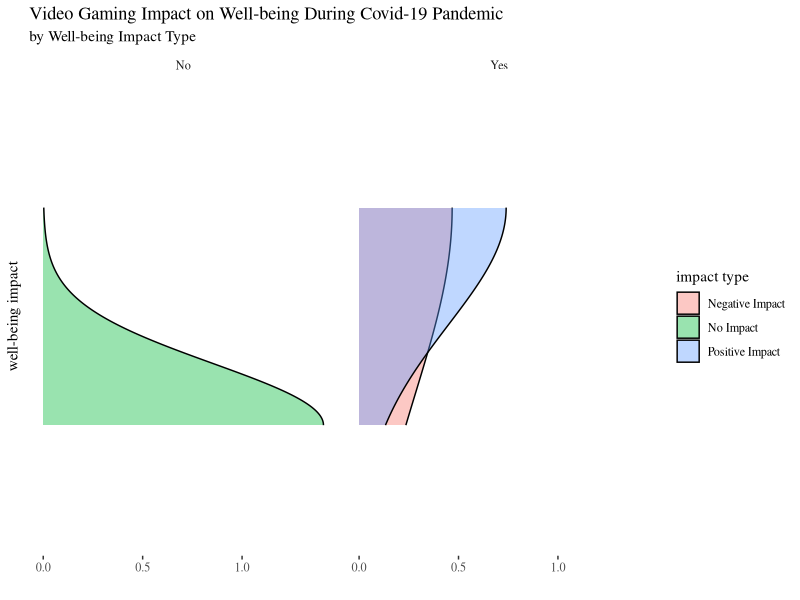
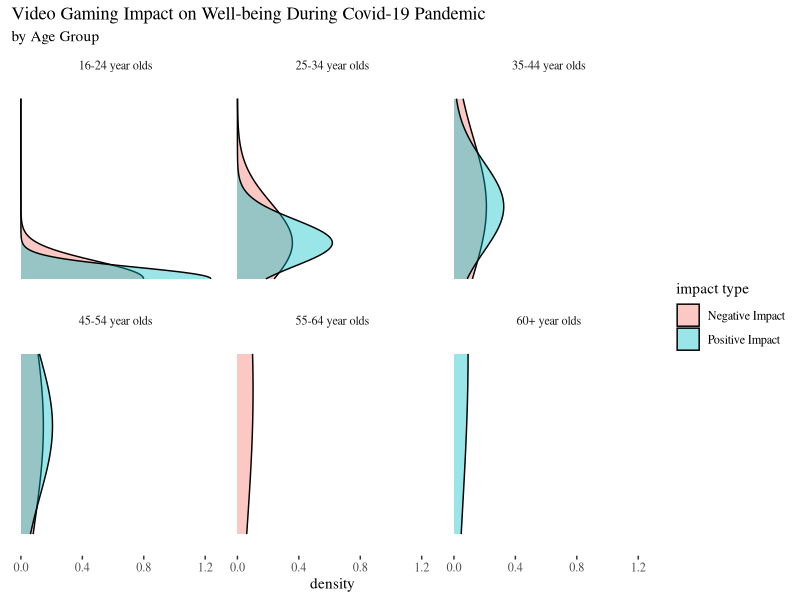
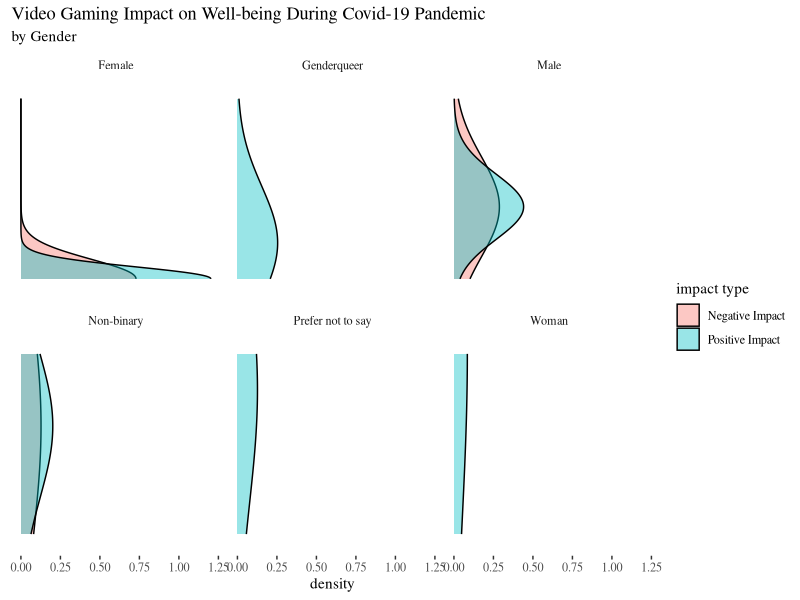
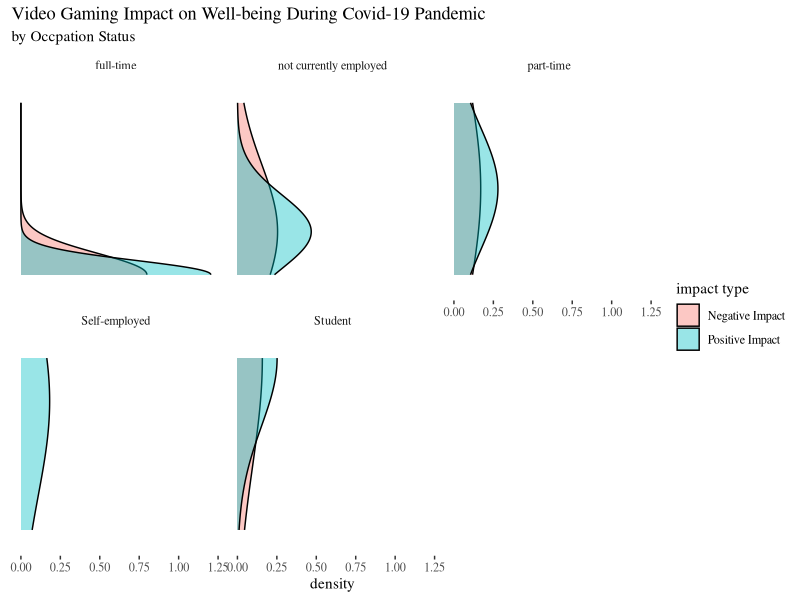
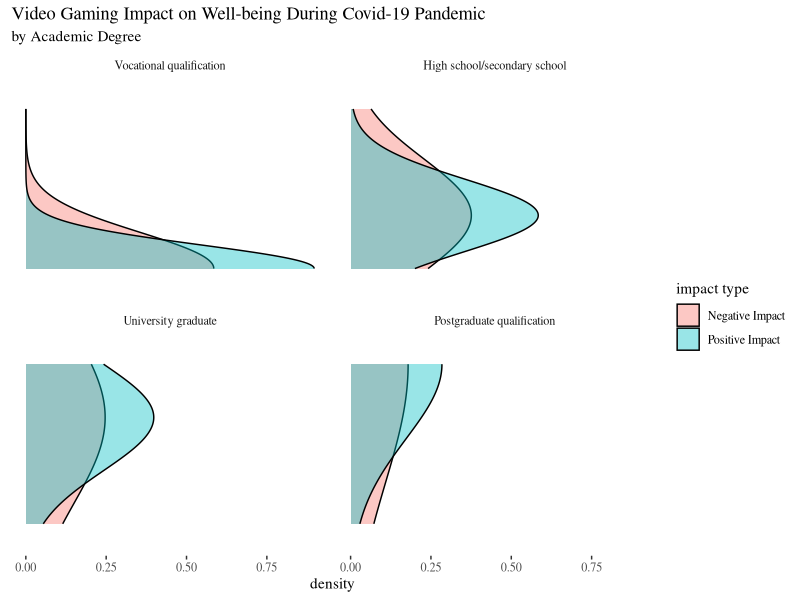
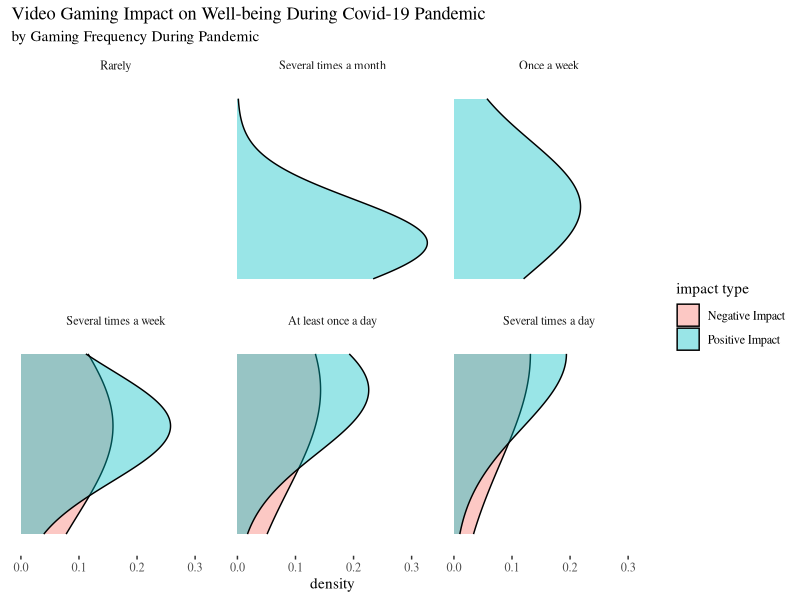

Reproduce these figures in R, in order.
## ---- chunk 1
# set up and libraries
library(knitr)
library(readxl)
library(magrittr)
library(tidyverse)
library(ggplot2)
library(ggthemes)



## ---- chunk 2
# read in covid gaming
covid <- read_excel("data/covid-19-results-redacted.xlsx")
## ---- chunk 3
# edit df and create factors/levels
covid$`age group` <- factor(covid$`age group` ,
                              levels = c("16-24","25-34","35-44","45-54","55-64","60+"),
                              labels = c("16-24","25-34","35-44","45-54","55-64","60+"),
                              ordered = TRUE)

covid$`age group` <- paste(covid$`age group`,"year olds")

covid$gender <- as.factor(covid$gender)

covid$occupation <- as.factor(covid$occupation)

covid$`occupation group` <- as.factor(covid$`occupation group`)


covid$degree <- factor(covid$degree,
                         levels = c("Vocational qualification", "High school/secondary school", "University graduate", "Postgraduate qualification"),
                         labels = c("Vocational qualification", "High school/secondary school", "University graduate",
                                    "Postgraduate qualification"),ordered = TRUE)


covid$`gaming frequency` <- factor(covid$`gaming frequency`,
                                     levels = c("Rarely", "Once a month", "Several times a month", "Once a week", 
                                                "Several times a week", "At least once a day", "Several times a day"),
                                     labels = c("Rarely", "Once a month", "Several times a month", "Once a week",
                                                "Several times a week", "At least once a day", "Several times a day"), ordered = TRUE)

covid$`change in frequency` <- as.factor(covid$`change in frequency`)


covid$`covid gaming frequency` <- factor(covid$`covid gaming frequency`,
                                           levels = c("Rarely", "Once a month", "Several times a month", "Once a week",
                                                      "Several times a week", "At least once a day", "Several times a day"),
                                           labels = c("Rarely", "Once a month", "Several times a month", "Once a week",
                                                      "Several times a week", "At least once a day", "Several times a day"), ordered = TRUE)

covid$`change in game type` <- as.factor(covid$`change in game type`)


## ---- chunk 4
# randomly assign pos/neg (1,0) membership to those who responded yes
n = 456
neg <- (n/11) #<< 41.45455
pos <- neg *10 #<< 414.5455
prcnt_pos <- pos/n#, digits = 2) #<< 0.9090909 round(
prcnt_neg <- 1 - prcnt_pos #<< 0.09090909

posi = sample(c(rep(1, 91/100 * n),
                        rep(0, 9/100 * n))) %>%
  c(0)
## ---- chunk 5
# filter yes responses
cov_yes <- covid %>%
  filter(`well-being impact` == "Yes") %>%
  mutate(
    positive = posi
  ) 

# create impact type variable for visualization
cov_yes$`impact type` <- ifelse(cov_yes$positive == 1, "Positive Impact", "Negative Impact")

# set percentage  of each respondent
cov_yes$participant_pctge <- 0.002192982

## ---- chunk 6
covid.df <- cov_yes

# get percentages for var groupings
imppct <- covid.df %>%
  group_by(`impact type`) %>% 
  summarize(pct_imp = sum(participant_pctge))

new <- left_join(covid.df, imppct, by = c("impact type" = "impact type"), keep = FALSE)

agepct <- covid.df %>%
  group_by(`impact type`, `age group`) %>%
  summarize(pct_age = sum(participant_pctge))

new <- left_join(new, agepct, by = c("impact type" = "impact type",
                                     "age group" = "age group"), keep = FALSE)

sexpct <- covid.df %>% 
  group_by(`impact type`, gender) %>%
  summarize(pct_sex = sum(participant_pctge))



new <- left_join(new, sexpct, by = c("impact type" = "impact type",
                                     "gender" = "gender"), keep = FALSE)

occpct <- covid.df %>% 
  group_by(`impact type`, `occupation group`) %>%
  summarize(pct_occ = sum(participant_pctge))

new <- left_join(new, occpct, by = c("impact type" = "impact type",
                                     "occupation group" = "occupation group"), keep = FALSE)

degpct <- covid.df %>% 
  group_by(`impact type`, degree) %>%
  summarize(pct_deg = sum(participant_pctge))

new <- left_join(new, degpct, by = c("impact type" = "impact type",
                                     "degree" = "degree"), keep = FALSE)

cgfpct <- covid.df %>% 
  group_by(`impact type`, `covid gaming frequency`) %>%
  summarize(pct_cgf = sum(participant_pctge))

new <- left_join(new, cgfpct, by = c("impact type" = "impact type",
                                     "covid gaming frequency" = "covid gaming frequency"), keep = FALSE)
## ---- chunk 7
# get no responses and merge
cneg <- covid %>% 
  filter(`well-being impact` == "No")
  
cneg$`impact type` <- "No Impact"
cneg$positive <- NA
cneg$participant_pctge <- NA
cneg$pct_imp <- NA
cneg$pct_age <- NA
cneg$pct_sex <- NA
cneg$pct_occ <- NA
cneg$pct_deg <- NA
cneg$pct_cgf <- NA

new.y.n <- rbind(new, cneg)

## ---- chunk 8
# set ggplot bases
wb_imp <- ggplot(new.y.n,
              aes(x = `well-being impact`))

age <- ggplot(new, 
              aes(x = `age group`))
           
gend <- ggplot(new, 
               aes(x = gender))

# avoid NA in plot
new.oc <- filter(new, `occupation group` == "not currently employed" |
                   `occupation group` == "part-time" |
                   `occupation group` == "full-time" | 
                   `occupation group` == "Self-employed" | 
                   `occupation group` == "Student"  )

occu <- ggplot(new.oc, 
               aes(x = `occupation group`))



deg <- ggplot(new,
              aes(x = degree))

impact <- ggplot(new,
                    aes(x = `impact type`))

# avoid NA in plot                    
new.gm <- filter(new, `covid gaming frequency` == "Rarely" | `covid gaming frequency` == "Once a month" | 
                   `covid gaming frequency` == "Several times a month" | `covid gaming frequency` == "Once a week" |
                   `covid gaming frequency` ==  "Several times a week" | `covid gaming frequency` ==  "At least once a day" | 
                   `covid gaming frequency` ==  "Several times a day")

gm_freq <- ggplot(new.gm,
                  aes(x = `covid gaming frequency`))

## ---- chunk 9
wb_imp + geom_density(aes(fill = `impact type`), alpha = 0.4) +
  coord_flip() +
  facet_wrap(~`well-being impact`) +
  theme_tufte() +
  labs(title = "Video Gaming Impact on Well-being During Covid-19 Pandemic", subtitle = 'by Well-being Impact Type') +
  ylab("") +
  theme(axis.text.y=element_blank(), axis.ticks.y=element_blank())
## ---- chunk 10
age + geom_density(aes(fill = `impact type`), alpha = 0.4) +
  coord_flip() +
  facet_wrap(~`age group`) +
  theme_tufte() +
  labs(title = "Video Gaming Impact on Well-being During Covid-19 Pandemic", subtitle = 'by Age Group') +
  theme(axis.text.y=element_blank(), axis.ticks.y=element_blank(), axis.title.y=element_blank()) 


## ---- chunk 11
# still need to clean x.axis ticks/labels
gend + geom_density(aes(fill = `impact type`), alpha = 0.4) +
  coord_flip() +
  facet_wrap(~gender) +
  theme_tufte() +
  labs(title = "Video Gaming Impact on Well-being During Covid-19 Pandemic", subtitle = 'by Gender') +
  theme(axis.text.y=element_blank(), axis.ticks.y=element_blank(), axis.title.y=element_blank()) 
## ---- chunk 12
# still need to clean x.axis ticks/labels
occu + geom_density(aes(fill = `impact type`), alpha = 0.4) +
  coord_flip() +
  facet_wrap(~`occupation group`) +
  theme_tufte() +
  labs(title = "Video Gaming Impact on Well-being During Covid-19 Pandemic", subtitle = 'by Occpation Status') +
  theme(axis.text.y=element_blank(), axis.ticks.y=element_blank(), axis.title.y=element_blank()) 
## ---- chunk 13
deg + geom_density(aes(fill = `impact type`), alpha = 0.4) +
  coord_flip() +
  facet_wrap(~degree) +
  theme_tufte() +
  labs(title = "Video Gaming Impact on Well-being During Covid-19 Pandemic", subtitle = 'by Academic Degree') +
  theme(axis.text.y=element_blank(), axis.ticks.y=element_blank(), axis.title.y=element_blank()) 
## ---- chunk 14
gm_freq + geom_density(aes(fill = `impact type`), alpha = 0.4) +
  coord_flip() +
  facet_wrap(~`covid gaming frequency`) +
  theme_tufte() +
  labs(title = "Video Gaming Impact on Well-being During Covid-19 Pandemic", subtitle = 'by Gaming Frequency During Pandemic') +
  theme(axis.text.y=element_blank(), axis.ticks.y=element_blank(), axis.title.y=element_blank()) 

